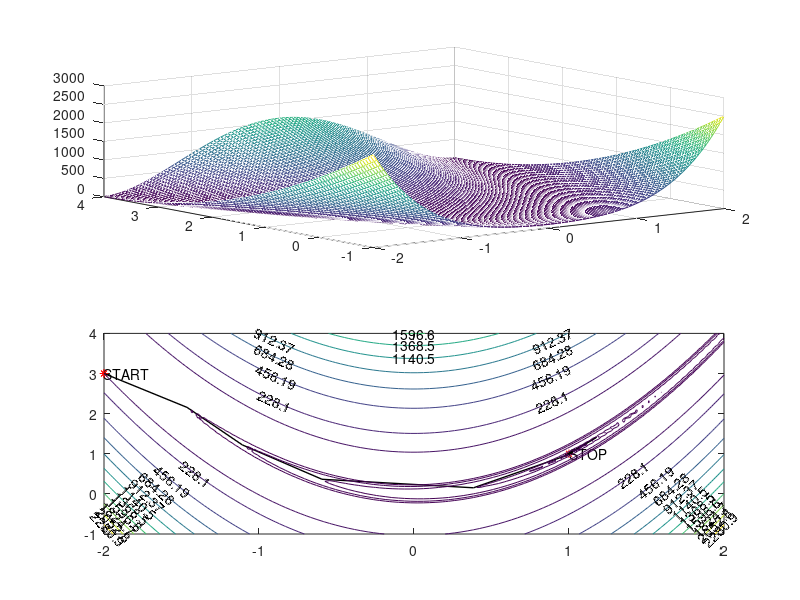

Reproduce this figure in MATLAB.
function [] = lab15()
clc
close
clearvars

wybor = 4;

switch wybor
    case 1
        f = @(x1,x2) (x1.^2) + (x2.^2);
        x1p = -10;
        x1k = 10;
        x2p = -10;
        x2k = 10;
        x10 = 8;
        x20 = -10;
        krok = 1;
    case 2
        f = @(x1,x2) -cos(x1) .* cos(x2) .* exp(-((x1-pi).^2 + (x2-pi).^2));
        x1p = 2;
        x1k = 4;
        x2p = 2;
        x2k = 4;
        x10 = 2;
        x20 = 2;
        krok = 0.1;
    case 3
        f = @(x1,x2) (1-(8.*x1)+(7.*(x1.^2))-((7/3).*(x1.^3)) + ((1/4)*(x1.^4))) .* ((x2.^2) .* exp(-x2));
        x1p = 0;
        x1k = 5;
        x2p = 0;
        x2k = 5;
        x10 = 5;
        x20 = 5;
        krok = 0.2;
    case 4
        f=@(x1,x2) (1-x1).^2+100*(x2-x1.^2).^2;
        x1p=-2;
        x1k=2;
        x2p=-1;
        x2k=4;
        x10=-2;
        x20=3;
        krok=1;
    otherwise
        f=@(x1,x2) -cos(x1).*cos(x2).*exp(-((x1-pi).^2+(x2-pi).^2));
        x1p=1;
        x1k=5;
        x2p=1;
        x2k=5;
        x10=1.5;
        x20=5;
        krok = 0.5;
end

eps = 10^(-4);

iloscKierunkow = 500;

[x1,y2,dx1,dx2,it] = sww(f,x10,x20,krok,eps,x1p,x1k,x2p,x2k, iloscKierunkow);

subplot(2,1,1)

[x,y]=meshgrid(linspace(x1p,x1k),linspace(x2p,x2k));
mesh(x,y,f(x,y));
hold on

subplot(2,1,2);
z=f(x,y);
[c,h]=contour(x,y,z);
clabel(c,h);
hold on

plot(dx1(1),dx2(1), 'r*');
text(dx1(1),dx2(1), 'START');

plot(dx1(size(dx1)),dx2(size(dx2)), 'r*');
text(dx1(end),dx2(end), 'STOP');

line(dx1,dx2,'Color','k','Linewidth',1);

for i=1:length(dx1)-1
    contour(x,y,z,[f(dx1(i),dx2(i)),f(dx1(i),dx2(i))]);
end

it

end

function [x1,x2,dx1,dx2,it] = sww(f,x10,x20,krok,eps,x1p,x1k,x2p,x2k, iloscKierunkow)
    % e = [1 0 -1 0 sqrt(2)/2 sqrt(2)/2 -(sqrt(2)/2) -(sqrt(2)/2)
    %     0 1 0 -1 sqrt(2)/2 -(sqrt(2)/2) -(sqrt(2)/2) sqrt(2)/2];
    
    % proba dodatkowego
    stopnie = 360/iloscKierunkow;
    trzeciKat = 180 - stopnie - 90;
    a = sind(stopnie)/1;
    b = sind(trzeciKat)/1;

    e = zeros(2,iloscKierunkow);

    for i = 1:iloscKierunkow
        trzeciKat = 180 - (stopnie*i) - 90;

        a = sind(stopnie*i)/1;
        b = sind(trzeciKat)/1;

        if stopnie > 90 && stopnie < 180
            b = b*(-1);
        else if stopnie > 180 && stopnie < 270
            a = a*(-1);
            b = b*(-1);
        else if stopnie > 270 && stopnie < 360
            a = a*(-1);
        end
        end
        end

        e(1,i) = b;
        e(2,i) = a;
    end
    
    dx1 = [x10];
    dx2 = [x20];
    fx = zeros(1,size(e,2));
    f0 = f(x10,x20);

    it = 1;

    while true
        
        for i = 1:size(e,2)
            fx(i) = f(x10 + e(1,i)*krok, x20 + e(2,i)*krok);
        end

        [f1, i] = min(fx);

        if f0 < f1
            krok = krok/2;

            x1 = x10;
            x2 = x20;

            if krok < eps
                break;
            end
        end

        f0 = f1;
        x10 = x10 + e(1,i)*krok;
        x20 = x20 + e(2,i)*krok;
        dx1(end+1) = x10;
        dx2(end+1) = x20;
        
        it = it + 1;
    end
end